Frame 1 (no input): blank canvas, image omitted
Frame 60 (the mouse pressed at the canvas centre just before this capture): blank canvas, image omitted
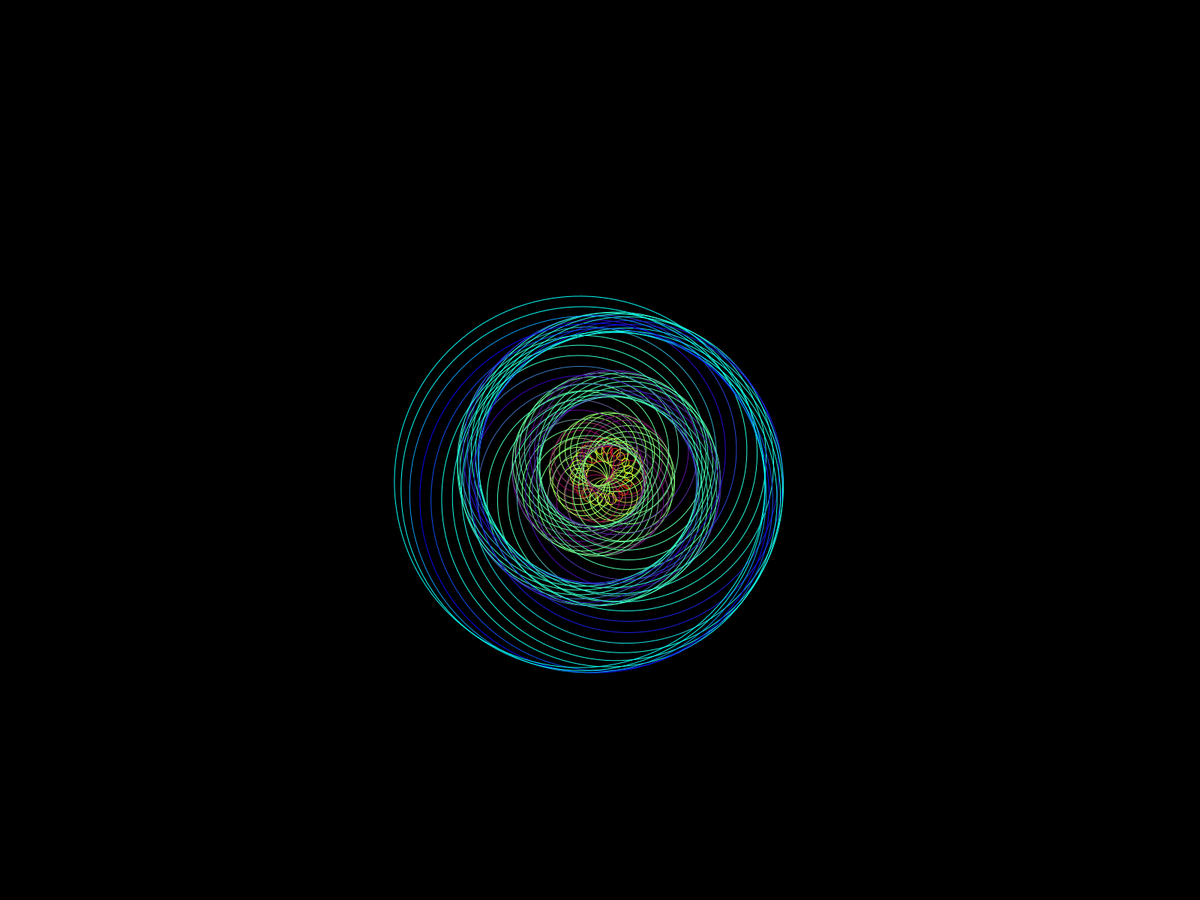
Frame 120 (the mouse held since frame 60 and released just before this capture)

The Processing sketch whose frames 1 and 60 were blank and that drew this single picture after the mouse press (run headless with seeded random() and noise(); from frame 60 on, the mouse is pressed at the canvas centre):

// Processing sketch: PV002_hypnoCircles
// ── PV002_hypnoCircles.pde
// draws circles along a circle (or along a spiral)
//
// Parameters change according to mouse position
// (for both x and y coordinates).
//
// To research more on this style, lookup 'John Witney'
// on the internet.

void setup() {
  fullScreen();
  stroke(255);
  noFill();
}

void draw() {
  background(0);

  float diam = 10;
  int diamScale = 1;
  final int x0 = width/2;
  final int y0 = height/2;
  int spacing = int(map(mouseY, 0, height, 0, 20));
  int nCircles = int(map(mouseX, 0, width, 0, 200));
  
  // move the reference system to the middle of the canvas
  translate(x0, y0);
  
  final float rot = 0.3;
  
  for (int i = 0; i < nCircles; i++) {
    float red = map(i, 0, nCircles, 255, 0); // we'll discuss map soon!
    float green = map(sin(i), 0, 1, 255, 0);
    float blue = map(i, 0, nCircles, 0, 255);
    stroke(red, green, blue);
    ellipse(0, 0, diam, diam);
    //translate(0.3*i*spacing, 0); // spiral version
    translate(spacing, 0); // circle version
    rotate(rot);
    diam = diam + 0.1*i*diamScale;
  }
}
